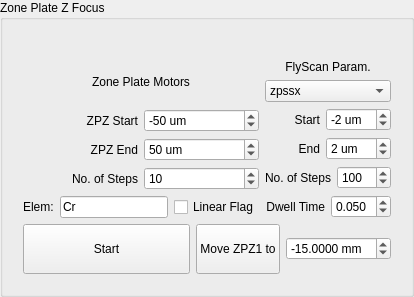
             <widget class="QGroupBox" name="groupBox_24">
              <property name="title">
               <string>Zone Plate Z Focus</string>
              </property>
              <layout class="QGridLayout" name="gridLayout_73">
               <item row="0" column="0">
                <widget class="QLabel" name="label_135">
                 <property name="sizePolicy">
                  <sizepolicy hsizetype="Preferred" vsizetype="Fixed">
                   <horstretch>0</horstretch>
                   <verstretch>0</verstretch>
                  </sizepolicy>
                 </property>
                 <property name="text">
                  <string/>
                 </property>
                </widget>
               </item>
               <item row="2" column="0">
                <layout class="QGridLayout" name="gridLayout_79">
                 <item row="2" column="0">
                  <layout class="QGridLayout" name="gridLayout_46">
                   <item row="0" column="0">
                    <widget class="QWidget" name="widget_4" native="true">
                     <layout class="QGridLayout" name="gridLayout_61">
                      <item row="2" column="0">
                       <widget class="QPushButton" name="pb_ZPZFocusScanStart">
                        <property name="sizePolicy">
                         <sizepolicy hsizetype="Preferred" vsizetype="Fixed">
                          <horstretch>0</horstretch>
                          <verstretch>0</verstretch>
                         </sizepolicy>
                        </property>
                        <property name="text">
                         <string>
Start 
</string>
                        </property>
                       </widget>
                      </item>
                      <item row="2" column="1">
                       <layout class="QHBoxLayout" name="horizontalLayout_76">
                        <item>
                         <widget class="QPushButton" name="pb_MoveZPZ1AbsPos">
                          <property name="sizePolicy">
                           <sizepolicy hsizetype="Minimum" vsizetype="Preferred">
                            <horstretch>0</horstretch>
                            <verstretch>0</verstretch>
                           </sizepolicy>
                          </property>
                          <property name="text">
                           <string>Move ZPZ1 to</string>
                          </property>
                         </widget>
                        </item>
                        <item>
                         <widget class="QDoubleSpinBox" name="dsb_ZPZ1TargetPos">
                          <property name="suffix">
                           <string> mm</string>
                          </property>
                          <property name="decimals">
                           <number>4</number>
                          </property>
                          <property name="minimum">
                           <double>-100.000000000000000</double>
                          </property>
                          <property name="maximum">
                           <double>20.000000000000000</double>
                          </property>
                          <property name="value">
                           <double>-15.000000000000000</double>
                          </property>
                         </widget>
                        </item>
                       </layout>
                      </item>
                      <item row="1" column="0" colspan="2">
                       <layout class="QGridLayout" name="gridLayout_60">
                        <item row="0" column="1">
                         <layout class="QVBoxLayout" name="verticalLayout_39">
                          <item>
                           <widget class="QLabel" name="label_77">
                            <property name="text">
                             <string>FlyScan Param.</string>
                            </property>
                            <property name="alignment">
                             <set>Qt::AlignCenter</set>
                            </property>
                           </widget>
                          </item>
                          <item>
                           <widget class="QComboBox" name="cb_foucsScanMotor">
                            <item>
                             <property name="text">
                              <string>zpssx</string>
                             </property>
                            </item>
                            <item>
                             <property name="text">
                              <string>zpssy</string>
                             </property>
                            </item>
                            <item>
                             <property name="text">
                              <string>zpssz</string>
                             </property>
                            </item>
                           </widget>
                          </item>
                          <item>
                           <layout class="QHBoxLayout" name="horizontalLayout_62">
                            <item>
                             <widget class="QLabel" name="label_99">
                              <property name="text">
                               <string>Start</string>
                              </property>
                              <property name="alignment">
                               <set>Qt::AlignRight|Qt::AlignTrailing|Qt::AlignVCenter</set>
                              </property>
                             </widget>
                            </item>
                            <item>
                             <widget class="QSpinBox" name="sb_FocusScanMtrStart">
                              <property name="sizePolicy">
                               <sizepolicy hsizetype="Preferred" vsizetype="Fixed">
                                <horstretch>0</horstretch>
                                <verstretch>0</verstretch>
                               </sizepolicy>
                              </property>
                              <property name="suffix">
                               <string> um</string>
                              </property>
                              <property name="minimum">
                               <number>-15</number>
                              </property>
                              <property name="maximum">
                               <number>15</number>
                              </property>
                              <property name="singleStep">
                               <number>2</number>
                              </property>
                              <property name="value">
                               <number>-2</number>
                              </property>
                             </widget>
                            </item>
                           </layout>
                          </item>
                          <item>
                           <layout class="QHBoxLayout" name="horizontalLayout_64">
                            <item>
                             <widget class="QLabel" name="label_101">
                              <property name="text">
                               <string>End</string>
                              </property>
                              <property name="alignment">
                               <set>Qt::AlignRight|Qt::AlignTrailing|Qt::AlignVCenter</set>
                              </property>
                             </widget>
                            </item>
                            <item>
                             <widget class="QSpinBox" name="sb_FocusScanMtrEnd">
                              <property name="sizePolicy">
                               <sizepolicy hsizetype="Preferred" vsizetype="Fixed">
                                <horstretch>0</horstretch>
                                <verstretch>0</verstretch>
                               </sizepolicy>
                              </property>
                              <property name="suffix">
                               <string> um</string>
                              </property>
                              <property name="minimum">
                               <number>-15</number>
                              </property>
                              <property name="maximum">
                               <number>15</number>
                              </property>
                              <property name="singleStep">
                               <number>2</number>
                              </property>
                              <property name="value">
                               <number>2</number>
                              </property>
                             </widget>
                            </item>
                           </layout>
                          </item>
                          <item>
                           <layout class="QHBoxLayout" name="horizontalLayout_68">
                            <item>
                             <widget class="QLabel" name="label_105">
                              <property name="text">
                               <string>No. of Steps</string>
                              </property>
                              <property name="alignment">
                               <set>Qt::AlignRight|Qt::AlignTrailing|Qt::AlignVCenter</set>
                              </property>
                             </widget>
                            </item>
                            <item>
                             <widget class="QSpinBox" name="sb_FocusScanMtrStep">
                              <property name="sizePolicy">
                               <sizepolicy hsizetype="Preferred" vsizetype="Fixed">
                                <horstretch>0</horstretch>
                                <verstretch>0</verstretch>
                               </sizepolicy>
                              </property>
                              <property name="suffix">
                               <string/>
                              </property>
                              <property name="minimum">
                               <number>10</number>
                              </property>
                              <property name="maximum">
                               <number>1000</number>
                              </property>
                              <property name="singleStep">
                               <number>50</number>
                              </property>
                              <property name="value">
                               <number>100</number>
                              </property>
                             </widget>
                            </item>
                           </layout>
                          </item>
                          <item>
                           <layout class="QHBoxLayout" name="horizontalLayout_11">
                            <item>
                             <widget class="QLabel" name="label_118">
                              <property name="text">
                               <string>Dwell Time</string>
                              </property>
                              <property name="alignment">
                               <set>Qt::AlignRight|Qt::AlignTrailing|Qt::AlignVCenter</set>
                              </property>
                             </widget>
                            </item>
                            <item>
                             <widget class="QDoubleSpinBox" name="dsb_FocusScanDwell">
                              <property name="sizePolicy">
                               <sizepolicy hsizetype="Preferred" vsizetype="Fixed">
                                <horstretch>0</horstretch>
                                <verstretch>0</verstretch>
                               </sizepolicy>
                              </property>
                              <property name="decimals">
                               <number>3</number>
                              </property>
                              <property name="minimum">
                               <double>0.005000000000000</double>
                              </property>
                              <property name="maximum">
                               <double>0.500000000000000</double>
                              </property>
                              <property name="singleStep">
                               <double>0.010000000000000</double>
                              </property>
                              <property name="value">
                               <double>0.050000000000000</double>
                              </property>
                             </widget>
                            </item>
                           </layout>
                          </item>
                         </layout>
                        </item>
                        <item row="0" column="0">
                         <layout class="QVBoxLayout" name="verticalLayout_40">
                          <item>
                           <layout class="QVBoxLayout" name="verticalLayout_31">
                            <item>
                             <widget class="QLabel" name="label_76">
                              <property name="text">
                               <string>Zone Plate Motors</string>
                              </property>
                              <property name="alignment">
                               <set>Qt::AlignCenter</set>
                              </property>
                             </widget>
                            </item>
                            <item>
                             <layout class="QHBoxLayout" name="horizontalLayout_63">
                              <item>
                               <widget class="QLabel" name="label_100">
                                <property name="toolTip">
                                 <string>relative start pos</string>
                                </property>
                                <property name="text">
                                 <string>ZPZ Start</string>
                                </property>
                                <property name="alignment">
                                 <set>Qt::AlignRight|Qt::AlignTrailing|Qt::AlignVCenter</set>
                                </property>
                               </widget>
                              </item>
                              <item>
                               <widget class="QSpinBox" name="sb_ZPZ1RelativeStart">
                                <property name="sizePolicy">
                                 <sizepolicy hsizetype="Preferred" vsizetype="Fixed">
                                  <horstretch>0</horstretch>
                                  <verstretch>0</verstretch>
                                 </sizepolicy>
                                </property>
                                <property name="suffix">
                                 <string> um</string>
                                </property>
                                <property name="minimum">
                                 <number>-1000</number>
                                </property>
                                <property name="maximum">
                                 <number>1000</number>
                                </property>
                                <property name="singleStep">
                                 <number>10</number>
                                </property>
                                <property name="value">
                                 <number>-50</number>
                                </property>
                               </widget>
                              </item>
                             </layout>
                            </item>
                            <item>
                             <layout class="QHBoxLayout" name="horizontalLayout_65">
                              <item>
                               <widget class="QLabel" name="label_102">
                                <property name="toolTip">
                                 <string>relative end pos</string>
                                </property>
                                <property name="text">
                                 <string>ZPZ End</string>
                                </property>
                                <property name="alignment">
                                 <set>Qt::AlignRight|Qt::AlignTrailing|Qt::AlignVCenter</set>
                                </property>
                               </widget>
                              </item>
                              <item>
                               <widget class="QSpinBox" name="sb_ZPZ1RelativeEnd">
                                <property name="sizePolicy">
                                 <sizepolicy hsizetype="Preferred" vsizetype="Fixed">
                                  <horstretch>0</horstretch>
                                  <verstretch>0</verstretch>
                                 </sizepolicy>
                                </property>
                                <property name="suffix">
                                 <string> um</string>
                                </property>
                                <property name="minimum">
                                 <number>-1000</number>
                                </property>
                                <property name="maximum">
                                 <number>1000</number>
                                </property>
                                <property name="singleStep">
                                 <number>10</number>
                                </property>
                                <property name="value">
                                 <number>50</number>
                                </property>
                               </widget>
                              </item>
                             </layout>
                            </item>
                            <item>
                             <layout class="QHBoxLayout" name="horizontalLayout_69">
                              <item>
                               <widget class="QLabel" name="label_106">
                                <property name="text">
                                 <string>No. of Steps</string>
                                </property>
                                <property name="alignment">
                                 <set>Qt::AlignRight|Qt::AlignTrailing|Qt::AlignVCenter</set>
                                </property>
                               </widget>
                              </item>
                              <item>
                               <widget class="QSpinBox" name="sb_ZPZ1Steps">
                                <property name="sizePolicy">
                                 <sizepolicy hsizetype="Preferred" vsizetype="Fixed">
                                  <horstretch>0</horstretch>
                                  <verstretch>0</verstretch>
                                 </sizepolicy>
                                </property>
                                <property name="suffix">
                                 <string/>
                                </property>
                                <property name="minimum">
                                 <number>1</number>
                                </property>
                                <property name="maximum">
                                 <number>1000</number>
                                </property>
                                <property name="singleStep">
                                 <number>5</number>
                                </property>
                                <property name="value">
                                 <number>10</number>
                                </property>
                               </widget>
                              </item>
                             </layout>
                            </item>
                           </layout>
                          </item>
                          <item>
                           <layout class="QHBoxLayout" name="horizontalLayout_61">
                            <item>
                             <widget class="QLabel" name="label_97">
                              <property name="text">
                               <string>Elem:</string>
                              </property>
                             </widget>
                            </item>
                            <item>
                             <widget class="QLineEdit" name="le_FocusingElem">
                              <property name="sizePolicy">
                               <sizepolicy hsizetype="Preferred" vsizetype="Fixed">
                                <horstretch>0</horstretch>
                                <verstretch>0</verstretch>
                               </sizepolicy>
                              </property>
                              <property name="text">
                               <string>Cr</string>
                              </property>
                              <property name="placeholderText">
                               <string>Cr</string>
                              </property>
                             </widget>
                            </item>
                            <item>
                             <widget class="QCheckBox" name="cb_linearFlag_zpFocus">
                              <property name="text">
                               <string>Linear Flag</string>
                              </property>
                             </widget>
                            </item>
                           </layout>
                          </item>
                         </layout>
                        </item>
                       </layout>
                      </item>
                     </layout>
                    </widget>
                   </item>
                  </layout>
                 </item>
                </layout>
               </item>
              </layout>
             </widget>
